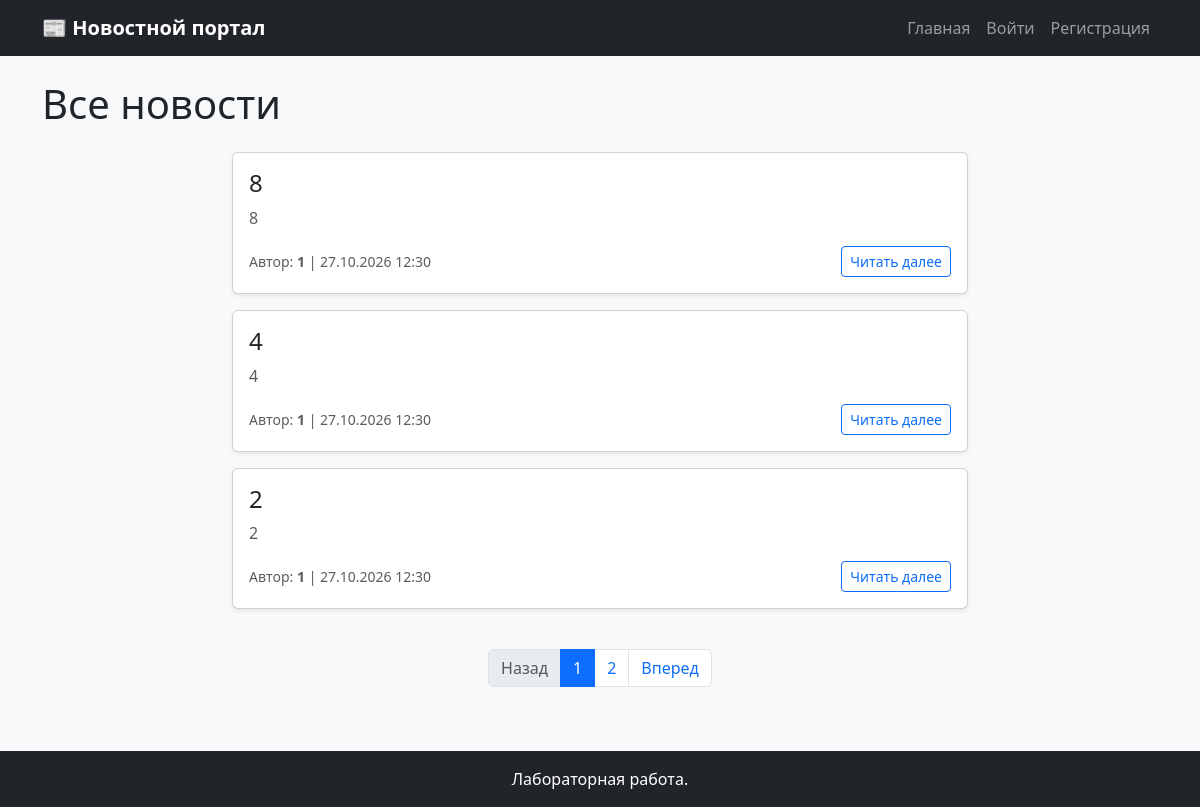
The page / on the database its author committed.
### news_app/models.py (models this page shows, shortened)
class News(models.Model):
    title = models.CharField(max_length=200, verbose_name="Заголовок")
    summary = models.CharField(max_length=300, verbose_name="Краткое описание")
    content = models.TextField(verbose_name="Текст новости")
    author = models.ForeignKey(User, on_delete=models.CASCADE, verbose_name="Автор")
    date_created = models.DateTimeField(auto_now_add=True, verbose_name="Дата создания")
    date_updated = models.DateTimeField(auto_now=True, verbose_name="Дата обновления")
    class Meta:
        verbose_name = "Новость"
        verbose_name_plural = "Новости"
        ordering = ['-date_created'] # Сортировка от новых к старым по умолчанию

### news_app/views.py (the view)
# urls.py: path('', views.home_view, name='home'),
def home_view(request):
    news_list = News.objects.all()
    paginator = Paginator(news_list, 3)
    page_number = request.GET.get('page')
    page_obj = paginator.get_page(page_number)
    return render(request, 'home.html', {'page_obj': page_obj})

### news_app/templates/home.html (shortened to what this page needs)
{% extends 'base.html' %}
{% block content %}
    <h1 class="mb-4">Все новости</h1>
    {% if page_obj %}
        <div class="row">
            {% for news in page_obj %}
                <div class="col-md-8 mx-auto mb-3">
                    <div class="card news-card shadow-sm">
                        <div class="card-body">
                            <div class="d-flex justify-content-between align-items-start">
                                <h4 class="card-title mb-0">
                                    <a href="{% url 'news_detail' news.id %}" class="text-decoration-none text-dark">
                                        {{ news.title }}
                                    </a>
                                </h4>
                            </div>
                            <p class="card-text text-muted mt-2">{{ news.summary }}</p>
                            <div class="d-flex justify-content-between align-items-center mt-3 text-muted small">
                                <span>Автор: <strong>{{ news.author.username }}</strong> | {{ news.date_created|date:"d.m.Y H:i" }}</span>
                                <a href="{% url 'news_detail' news.id %}" class="btn btn-sm btn-outline-primary">Читать далее</a>
                            </div>
                        </div>
                    </div>
                </div>
            {% endfor %}
        </div>
        {% if page_obj.has_other_pages %}
            <nav aria-label="Page navigation" class="mt-4">
                <ul class="pagination justify-content-center">
                    {% if page_obj.has_previous %}
                        <li class="page-item"><a class="page-link" href="?page={{ page_obj.previous_page_number }}">Назад</a></li>
                    {% else %}
                        <li class="page-item disabled"><span class="page-link">Назад</span></li>
                    {% endif %}
                    {% for num in page_obj.paginator.page_range %}
                        {% if page_obj.number == num %}
                            <li class="page-item active"><span class="page-link">{{ num }}</span></li>
                        {% else %}
                            <li class="page-item"><a class="page-link" href="?page={{ num }}">{{ num }}</a></li>
                        {% endif %}
                    {% endfor %}
                    {% if page_obj.has_next %}
                        <li class="page-item"><a class="page-link" href="?page={{ page_obj.next_page_number }}">Вперед</a></li>
                    {% else %}
                        <li class="page-item disabled"><span class="page-link">Вперед</span></li>
                    {% endif %}
                </ul>
            </nav>
        {% endif %}
    {% endif %}
{% endblock %}

### news_app/templates/base.html (shortened to what this page needs)
{% load static %}
<!DOCTYPE html>
<html lang="ru">
<head>
    <link href="https://cdn.jsdelivr.net/npm/bootstrap@5.3.0/dist/css/bootstrap.min.css" rel="stylesheet">
    <link rel="stylesheet" href="{% static 'css/style.css' %}">
</head>
<body class="d-flex flex-column min-vh-100">
    <nav class="navbar navbar-expand-lg navbar-dark bg-dark mb-4">
        <div class="container">
            <a class="navbar-brand" href="{% url 'home' %}">📰 Новостной портал</a>
            <div class="collapse navbar-collapse" id="navbarNav">
                <ul class="navbar-nav ms-auto">
                    <li class="nav-item">
                        <a class="nav-link" href="{% url 'home' %}">Главная</a>
                    </li>
                    {% if user.is_authenticated %}
                        <li class="nav-item">
                            <a class="nav-link btn btn-primary text-white px-3 ms-2" href="{% url 'news_create' %}">+ Добавить</a>
                        </li>
                        <li class="nav-item">
                            <a class="nav-link" href="{% url 'profile' %}">Профиль ({{ user.username }})</a>
                        </li>
                        <li class="nav-item">
                            <form action="{% url 'logout' %}" method="post" class="d-inline">
                                {% csrf_token %}
                                <button type="submit" class="btn btn-link nav-link">Выйти</button>
                            </form>
                        </li>
                    {% else %}
                        <li class="nav-item">
                            <a class="nav-link" href="{% url 'login' %}">Войти</a>
                        </li>
                        <li class="nav-item">
                            <a class="nav-link" href="{% url 'register' %}">Регистрация</a>
                        </li>
                    {% endif %}
                </ul>
            </div>
        </div>
    </nav>
    <div class="container flex-grow-1">
        {% block content %}{% endblock %}
    </div>
    <footer class="bg-dark text-white text-center py-3 mt-5">
        <p class="mb-0">Лабораторная работа.</p>
    </footer>
</body>
</html>

### news_app/static/css/style.css (style rules this page uses)
body { background-color: #f8f9fa; }
.navbar-brand { font-weight: bold; }
.news-card { transition: transform 0.2s; }

### rows shown on the page
News: title "8", summary "8", author.username "1", date_created "27.10.2026 12:30"
News: title "4", summary "4", author.username "1", date_created "27.10.2026 12:30"
News: title "2", summary "2", author.username "1", date_created "27.10.2026 12:30"

### other values the page prints
{{ num }} "1"
{{ num }} "2"
